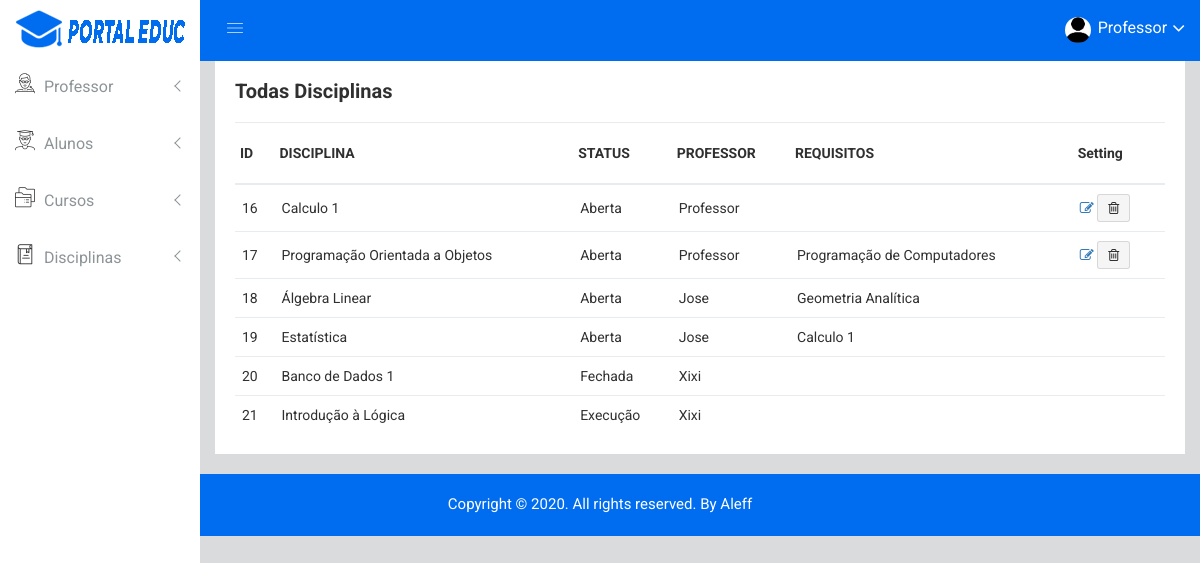
The app's page /all-disciplinas (signed in) with its own data.
### app/models.py (models this page shows, shortened)
class DisciplinasInstance(models.Model):
    disciplina = models.ForeignKey(Disciplina, on_delete=models.CASCADE)
    prof = models.ForeignKey(User, on_delete=models.CASCADE, limit_choices_to={'groups__name': 'Professores'})
    alunos = models.ManyToManyField(User,related_name='Alunos', blank=True, limit_choices_to={'groups__name':'Alunos'})
    LOAN_STATUS = (
        ('a', 'Aberta'),
        ('f', 'Fechada'),
        ('e', 'Execução'),
        ('l', 'Finalizada'),
    )
    status = models.CharField(
        max_length=1,
        choices=LOAN_STATUS,
        blank=True,
        default='f',
        help_text='Status da Disciplina',
    )
    class Meta:
        ordering = ['id']

class Disciplina(models.Model):
    nome = models.CharField(max_length=50)
    requisitos = models.ManyToManyField('self', null=True, blank=True, symmetrical=False)
    def __str__(self):
        return str(self.nome)

### app/views.py (the view)
# urls.py: path('all-disciplinas', views.all_disciplinas, name='all-disciplinas'),
@login_required(login_url='/login')
def all_disciplinas(request):
    disciplinas = DisciplinasInstance.objects.all()
    return render(request, 'all-disciplinas.html', {'disciplinas': disciplinas})

### app/templates/all-disciplinas.html (shortened to what this page needs)
{% extends "header.html" %}
{% block content %}
        <div class="product-status mg-b-15">
            <div class="container-fluid">
                <div class="row">
                    <div class="col-lg-12 col-md-12 col-sm-12 col-xs-12">
                        <div class="product-status-wrap">
                            <h4>Todas Disciplinas</h4>
                            <div class="asset-inner">
                                <table>
                                    <tr>
                                        <th>ID</th>
                                        <th>DISCIPLINA</th>
                                        <th>STATUS</th>
                                        <th>PROFESSOR</th>
                                        <th>REQUISITOS</th>
                                        <th>Setting</th>
                                    </tr>
                                    {% for x in disciplinas %}
                                    <tr>
                                        <td>{{x.id}}</td>
                                        <td>{{x.disciplina}}</td>
                                        <td>{{x.get_status_display}}</td>
                                        <td>{{x.prof.first_name}}</td>
                                        <td>{% for z in x.disciplina.requisitos.all %} {{z.nome}}{%endfor%}</td>
                                        <td>
                                            {% if perms.app.change_disciplinas and x.prof == user %}
                                            <a href="{% url 'edit-disciplina' pk=x.pk %}" data-toggle="tooltip" title="Edit" class="pd-setting-ed"><i class="fa fa-pencil-square-o" aria-hidden="true"></i></a>
                                            <button data-toggle="tooltip" title="Trash" class="pd-setting-ed"><i class="fa fa-trash-o" aria-hidden="true"></i></button>
                                            {% endif %}
                                        </td>
                                    </tr>
                                    {% endfor %}
                                </table>
                            </div>
                        </div>
                    </div>
                </div>
            </div>
        </div>
    </div>
{% endblock %}

### app/templates/header.html (shortened to what this page needs)
<!DOCTYPE html>
{% load static %}
<html class="no-js" lang="pt-br">
<head>
    <link rel="stylesheet" href="{% static 'css/bootstrap.min.css'%}">
    <link rel="stylesheet" href="{% static 'css/font-awesome.min.css'%}">
    <link rel="stylesheet" href="{% static 'css/owl.carousel.css'%}">
    <link rel="stylesheet" href="{% static 'css/owl.theme.css'%}">
    <link rel="stylesheet" href="{% static 'css/owl.transitions.css'%}">
    <link rel="stylesheet" href="{% static 'css/animate.css'%}">
    <link rel="stylesheet" href="{% static 'css/normalize.css'%}">
    <link rel="stylesheet" href="{% static 'css/meanmenu.min.css'%}">
    <link rel="stylesheet" href="{% static 'css/main.css'%}">
    <link rel="stylesheet" href="{% static 'css/educate-custon-icon.css'%}">
    <link rel="stylesheet" href="{% static 'css/morrisjs/morris.css'%}">
    <link rel="stylesheet" href="{% static 'css/scrollbar/jquery.mCustomScrollbar.min.css'%}">
    <link rel="stylesheet" href="{% static 'css/metisMenu/metisMenu.min.css'%}">
    <link rel="stylesheet" href="{% static 'css/metisMenu/metisMenu-vertical.css'%}">
    <link rel="stylesheet" href="{% static 'css/calendar/fullcalendar.min.css'%}">
    <link rel="stylesheet" href="{% static 'css/calendar/fullcalendar.print.min.css'%}">
    <link rel="stylesheet" href="{% static 'style.css'%}">
    <link rel="stylesheet" href="{% static 'css/responsive.css'%}">
</head>
<body>
    <div class="left-sidebar-pro">
        <nav id="sidebar" class="">
            <div class="sidebar-header">
                <a href="/"><img class="main-logo" src="{% static 'img/logo/logo1.png'%}" alt="" /></a>
            </div>
            <div class="left-custom-menu-adp-wrap comment-scrollbar" >
                <nav class="sidebar-nav left-sidebar-menu-pro" >
                    <ul class="metismenu" id="menu1">
                        <li>
                            <a class="has-arrow" href="all-professors.html" aria-expanded="false"><span class="educate-icon educate-professor icon-wrap"></span> <span class="mini-click-non">Professor</span></a>
                        </li>
                        <li>
                            <a class="has-arrow" href="all-students.html" aria-expanded="false"><span class="educate-icon educate-student icon-wrap"></span> <span class="mini-click-non">Alunos</span></a>
                        </li>
                        <li>
                            <a class="has-arrow" href="all-courses.html" aria-expanded="false"><span class="educate-icon educate-course icon-wrap"></span> <span class="mini-click-non">Cursos</span></a>
                        </li>
                        <li>
                            <a class="has-arrow" href="all-courses.html" aria-expanded="false"><span class="educate-icon educate-library icon-wrap"></span> <span class="mini-click-non">Disciplinas</span></a>
                        </li>
                    </ul>
                </nav>
            </div>
        </nav>
    </div>
    <div class="all-content-wrapper">
        <div class="container-fluid">
            <div class="row">
                <div class="col-lg-12 col-md-12 col-sm-12 col-xs-12">
                    <div class="logo-pro">
                        <a href="index.html"><img class="main-logo" src="{% static 'img/logo/logo.png'%}" alt="" /></a>
                    </div>
                </div>
            </div>
        </div>
        <div class="header-advance-area">
            <div class="header-top-area">
                <div class="container-fluid">
                    <div class="row">
                        <div class="col-lg-12 col-md-12 col-sm-12 col-xs-12">
                            <div class="header-top-wraper">
                                <div class="row">
                                    <div class="col-lg-1 col-md-0 col-sm-1 col-xs-12">
                                        <div class="menu-switcher-pro">
                                            <button type="button" id="sidebarCollapse" class="btn bar-button-pro header-drl-controller-btn btn-info navbar-btn">
													<i class="educate-icon educate-nav"></i>
												</button>
                                        </div>
                                    </div>
                                    <div class="col-lg-5 col-md-5 col-sm-12 col-xs-12">
                                        <div class="header-right-info">
                                            <ul class="nav navbar-nav mai-top-nav header-right-menu">
                                                <li class="nav-item">
                                                    <a href="#" data-toggle="dropdown" role="button" aria-expanded="false" class="nav-link dropdown-toggle">
															<img src="{% static 'img/product/pro5.jpg'%}" alt="" />
															<span class="admin-name">{{user.first_name}}</span>
															<i class="fa fa-angle-down edu-icon edu-down-arrow"></i>
														</a>
                                                </li>
                                            </ul>
                                        </div>
                                    </div>
                                </div>
                            </div>
                        </div>
                    </div>
                </div>
            </div>
        </div>
        {% block content %} {% endblock %}
</body>
        <div class="footer-copyright-area">
            <div class="container-fluid">
                <div class="row">
                    <div class="col-lg-12">
                        <div class="footer-copy-right">
                            <p>Copyright © 2020. All rights reserved. By <a href="https://github.com/jhom1310">Aleff</a></p>
                        </div>
                    </div>
                </div>
            </div>
        </div>
</html>

### app/static/css/main.css (style rules this page uses)
html { color: #222; font-size: 1em; line-height: 1.4; }
audio, canvas, iframe, img, svg, video { vertical-align: middle; }

### app/static/css/metisMenu/metisMenu-vertical.css (style rules this page uses)
.sidebar-nav { background: #fff; }
.sidebar-nav ul { padding: 0; margin: 0; list-style: none; background: #f5f5f5; }
.sidebar-nav .metismenu { background: #fff; display: -webkit-box; display: -ms-flexbox; display: flex; -webkit-box-orient: vertical; -webkit-box-direction: normal; -ms-flex-direction: column; flex-direction: column; }
.sidebar-nav .metismenu li + li { margin-top: 5px; }
.sidebar-nav .metismenu li:last-child { margin-bottom: 5px; }
.sidebar-nav .metismenu > li { display: -webkit-box; display: -ms-flexbox; display: flex; -webkit-box-orient: vertical; -webkit-box-direction: normal; -ms-flex-direction: column; flex-direction: column; position: relative; }
.sidebar-nav .metismenu a { position: relative; display: block; padding: 13px 15px; color: #444; outline-width: 0; transition: all .3s ease-out; font-size:16px; font-weight:400; }
.sidebar-nav .metismenu li .icon-wrap { margin-right:5px; font-size:20px; color:#303030; }

### records on screen
DisciplinasInstance: id "16", disciplina "Calculo 1", status "Aberta", prof.first_name "Professor"
DisciplinasInstance: id "17", disciplina "Programação Orientada a Objetos", status "Aberta", prof.first_name "Professor"
Disciplina: nome "Programação de Computadores"
DisciplinasInstance: id "18", disciplina "Álgebra Linear", status "Aberta", prof.first_name "Jose"
Disciplina: nome "Geometria Analítica"
DisciplinasInstance: id "19", disciplina "Estatística", status "Aberta", prof.first_name "Jose"
Disciplina: nome "Calculo 1"
DisciplinasInstance: id "20", disciplina "Banco de Dados 1", status "Fechada", prof.first_name "Xixi"
DisciplinasInstance: id "21", disciplina "Introdução à Lógica", status "Execução", prof.first_name "Xixi"

### other values on screen
{{ user.first_name }} "Professor"
